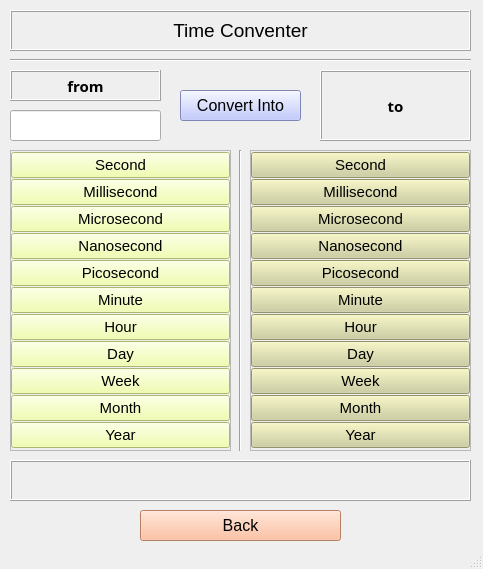
<?xml version="1.0" encoding="UTF-8"?>
<ui version="4.0">
 <class>Time_window</class>
 <widget class="QMainWindow" name="Time_window">
  <property name="geometry">
   <rect>
    <x>0</x>
    <y>0</y>
    <width>483</width>
    <height>569</height>
   </rect>
  </property>
  <property name="windowTitle">
   <string>MainWindow</string>
  </property>
  <widget class="QWidget" name="centralwidget">
   <widget class="QLabel" name="time_label">
    <property name="geometry">
     <rect>
      <x>10</x>
      <y>10</y>
      <width>461</width>
      <height>41</height>
     </rect>
    </property>
    <property name="font">
     <font>
      <pointsize>14</pointsize>
     </font>
    </property>
    <property name="frameShape">
     <enum>QFrame::Box</enum>
    </property>
    <property name="frameShadow">
     <enum>QFrame::Raised</enum>
    </property>
    <property name="text">
     <string>Time Conventer</string>
    </property>
    <property name="alignment">
     <set>Qt::AlignCenter</set>
    </property>
   </widget>
   <widget class="QLabel" name="from_label">
    <property name="geometry">
     <rect>
      <x>10</x>
      <y>70</y>
      <width>151</width>
      <height>31</height>
     </rect>
    </property>
    <property name="font">
     <font>
      <family>Microsoft Tai Le</family>
      <pointsize>11</pointsize>
      <weight>75</weight>
      <bold>true</bold>
     </font>
    </property>
    <property name="frameShape">
     <enum>QFrame::Box</enum>
    </property>
    <property name="frameShadow">
     <enum>QFrame::Raised</enum>
    </property>
    <property name="text">
     <string>from</string>
    </property>
    <property name="alignment">
     <set>Qt::AlignCenter</set>
    </property>
    <property name="wordWrap">
     <bool>true</bool>
    </property>
   </widget>
   <widget class="QLabel" name="to_label">
    <property name="geometry">
     <rect>
      <x>320</x>
      <y>70</y>
      <width>151</width>
      <height>71</height>
     </rect>
    </property>
    <property name="font">
     <font>
      <family>Microsoft Tai Le</family>
      <pointsize>11</pointsize>
      <weight>75</weight>
      <bold>true</bold>
     </font>
    </property>
    <property name="frameShape">
     <enum>QFrame::Box</enum>
    </property>
    <property name="frameShadow">
     <enum>QFrame::Raised</enum>
    </property>
    <property name="text">
     <string>to</string>
    </property>
    <property name="alignment">
     <set>Qt::AlignCenter</set>
    </property>
    <property name="wordWrap">
     <bool>true</bool>
    </property>
   </widget>
   <widget class="QPushButton" name="convert_button">
    <property name="geometry">
     <rect>
      <x>180</x>
      <y>90</y>
      <width>121</width>
      <height>31</height>
     </rect>
    </property>
    <property name="font">
     <font>
      <pointsize>12</pointsize>
     </font>
    </property>
    <property name="styleSheet">
     <string notr="true">background-color: rgb(176, 187, 255);</string>
    </property>
    <property name="text">
     <string>Convert Into</string>
    </property>
   </widget>
   <widget class="Line" name="line_1">
    <property name="geometry">
     <rect>
      <x>10</x>
      <y>50</y>
      <width>461</width>
      <height>21</height>
     </rect>
    </property>
    <property name="orientation">
     <enum>Qt::Horizontal</enum>
    </property>
   </widget>
   <widget class="Line" name="line_2">
    <property name="geometry">
     <rect>
      <x>230</x>
      <y>150</y>
      <width>20</width>
      <height>301</height>
     </rect>
    </property>
    <property name="orientation">
     <enum>Qt::Vertical</enum>
    </property>
   </widget>
   <widget class="QLineEdit" name="value_line">
    <property name="geometry">
     <rect>
      <x>10</x>
      <y>110</y>
      <width>151</width>
      <height>31</height>
     </rect>
    </property>
    <property name="font">
     <font>
      <pointsize>11</pointsize>
     </font>
    </property>
    <property name="alignment">
     <set>Qt::AlignCenter</set>
    </property>
   </widget>
   <widget class="QLabel" name="answer_label">
    <property name="geometry">
     <rect>
      <x>10</x>
      <y>460</y>
      <width>461</width>
      <height>41</height>
     </rect>
    </property>
    <property name="font">
     <font>
      <pointsize>11</pointsize>
     </font>
    </property>
    <property name="frameShape">
     <enum>QFrame::Box</enum>
    </property>
    <property name="frameShadow">
     <enum>QFrame::Raised</enum>
    </property>
    <property name="text">
     <string/>
    </property>
    <property name="alignment">
     <set>Qt::AlignCenter</set>
    </property>
    <property name="wordWrap">
     <bool>true</bool>
    </property>
   </widget>
   <widget class="QPushButton" name="back_button">
    <property name="geometry">
     <rect>
      <x>140</x>
      <y>510</y>
      <width>201</width>
      <height>31</height>
     </rect>
    </property>
    <property name="font">
     <font>
      <pointsize>12</pointsize>
     </font>
    </property>
    <property name="styleSheet">
     <string notr="true">background-color: rgb(255, 177, 138);</string>
    </property>
    <property name="text">
     <string>Back</string>
    </property>
   </widget>
   <widget class="QFrame" name="frame_1">
    <property name="geometry">
     <rect>
      <x>10</x>
      <y>150</y>
      <width>221</width>
      <height>301</height>
     </rect>
    </property>
    <property name="frameShape">
     <enum>QFrame::StyledPanel</enum>
    </property>
    <property name="frameShadow">
     <enum>QFrame::Raised</enum>
    </property>
    <layout class="QVBoxLayout" name="verticalLayout">
     <property name="spacing">
      <number>0</number>
     </property>
     <property name="leftMargin">
      <number>0</number>
     </property>
     <property name="topMargin">
      <number>0</number>
     </property>
     <property name="rightMargin">
      <number>0</number>
     </property>
     <property name="bottomMargin">
      <number>0</number>
     </property>
     <item>
      <widget class="QPushButton" name="second_button">
       <property name="font">
        <font>
         <pointsize>11</pointsize>
        </font>
       </property>
       <property name="styleSheet">
        <string notr="true">background-color: rgb(239, 255, 155);</string>
       </property>
       <property name="text">
        <string>Second</string>
       </property>
      </widget>
     </item>
     <item>
      <widget class="QPushButton" name="mili_button">
       <property name="font">
        <font>
         <pointsize>11</pointsize>
        </font>
       </property>
       <property name="styleSheet">
        <string notr="true">background-color: rgb(239, 255, 155);</string>
       </property>
       <property name="text">
        <string>Millisecond</string>
       </property>
      </widget>
     </item>
     <item>
      <widget class="QPushButton" name="micro_button">
       <property name="font">
        <font>
         <pointsize>11</pointsize>
        </font>
       </property>
       <property name="styleSheet">
        <string notr="true">background-color: rgb(239, 255, 155);</string>
       </property>
       <property name="text">
        <string>Microsecond</string>
       </property>
      </widget>
     </item>
     <item>
      <widget class="QPushButton" name="nano_button">
       <property name="font">
        <font>
         <pointsize>11</pointsize>
        </font>
       </property>
       <property name="styleSheet">
        <string notr="true">background-color: rgb(239, 255, 155);</string>
       </property>
       <property name="text">
        <string>Nanosecond</string>
       </property>
      </widget>
     </item>
     <item>
      <widget class="QPushButton" name="pico_button">
       <property name="font">
        <font>
         <pointsize>11</pointsize>
        </font>
       </property>
       <property name="styleSheet">
        <string notr="true">background-color: rgb(239, 255, 155);</string>
       </property>
       <property name="text">
        <string>Picosecond</string>
       </property>
      </widget>
     </item>
     <item>
      <widget class="QPushButton" name="minute_button">
       <property name="font">
        <font>
         <pointsize>11</pointsize>
        </font>
       </property>
       <property name="styleSheet">
        <string notr="true">background-color: rgb(239, 255, 155);</string>
       </property>
       <property name="text">
        <string>Minute</string>
       </property>
      </widget>
     </item>
     <item>
      <widget class="QPushButton" name="hour_button">
       <property name="font">
        <font>
         <pointsize>11</pointsize>
        </font>
       </property>
       <property name="styleSheet">
        <string notr="true">background-color: rgb(239, 255, 155);</string>
       </property>
       <property name="text">
        <string>Hour</string>
       </property>
      </widget>
     </item>
     <item>
      <widget class="QPushButton" name="day_button">
       <property name="font">
        <font>
         <pointsize>11</pointsize>
        </font>
       </property>
       <property name="styleSheet">
        <string notr="true">background-color: rgb(239, 255, 155);</string>
       </property>
       <property name="text">
        <string>Day</string>
       </property>
      </widget>
     </item>
     <item>
      <widget class="QPushButton" name="week_button">
       <property name="font">
        <font>
         <pointsize>11</pointsize>
        </font>
       </property>
       <property name="styleSheet">
        <string notr="true">background-color: rgb(239, 255, 155);</string>
       </property>
       <property name="text">
        <string>Week</string>
       </property>
      </widget>
     </item>
     <item>
      <widget class="QPushButton" name="month_button">
       <property name="font">
        <font>
         <pointsize>11</pointsize>
        </font>
       </property>
       <property name="styleSheet">
        <string notr="true">background-color: rgb(239, 255, 155);</string>
       </property>
       <property name="text">
        <string>Month</string>
       </property>
      </widget>
     </item>
     <item>
      <widget class="QPushButton" name="year_button">
       <property name="font">
        <font>
         <pointsize>11</pointsize>
        </font>
       </property>
       <property name="styleSheet">
        <string notr="true">background-color: rgb(239, 255, 155);</string>
       </property>
       <property name="text">
        <string>Year</string>
       </property>
      </widget>
     </item>
    </layout>
   </widget>
   <widget class="QFrame" name="frame_2">
    <property name="geometry">
     <rect>
      <x>250</x>
      <y>150</y>
      <width>221</width>
      <height>301</height>
     </rect>
    </property>
    <property name="frameShape">
     <enum>QFrame::StyledPanel</enum>
    </property>
    <property name="frameShadow">
     <enum>QFrame::Raised</enum>
    </property>
    <layout class="QVBoxLayout" name="verticalLayout_2">
     <property name="spacing">
      <number>0</number>
     </property>
     <property name="leftMargin">
      <number>0</number>
     </property>
     <property name="topMargin">
      <number>0</number>
     </property>
     <property name="rightMargin">
      <number>0</number>
     </property>
     <property name="bottomMargin">
      <number>0</number>
     </property>
     <item>
      <widget class="QPushButton" name="second_button_2">
       <property name="font">
        <font>
         <pointsize>11</pointsize>
        </font>
       </property>
       <property name="styleSheet">
        <string notr="true">background-color: rgb(206, 206, 154);</string>
       </property>
       <property name="text">
        <string>Second</string>
       </property>
      </widget>
     </item>
     <item>
      <widget class="QPushButton" name="mili_button_2">
       <property name="font">
        <font>
         <pointsize>11</pointsize>
        </font>
       </property>
       <property name="styleSheet">
        <string notr="true">background-color: rgb(206, 206, 154);</string>
       </property>
       <property name="text">
        <string>Millisecond</string>
       </property>
      </widget>
     </item>
     <item>
      <widget class="QPushButton" name="micro_button_2">
       <property name="font">
        <font>
         <pointsize>11</pointsize>
        </font>
       </property>
       <property name="styleSheet">
        <string notr="true">background-color: rgb(206, 206, 154);</string>
       </property>
       <property name="text">
        <string>Microsecond</string>
       </property>
      </widget>
     </item>
     <item>
      <widget class="QPushButton" name="nano_button_2">
       <property name="font">
        <font>
         <pointsize>11</pointsize>
        </font>
       </property>
       <property name="styleSheet">
        <string notr="true">background-color: rgb(206, 206, 154);</string>
       </property>
       <property name="text">
        <string>Nanosecond</string>
       </property>
      </widget>
     </item>
     <item>
      <widget class="QPushButton" name="pico_button_2">
       <property name="font">
        <font>
         <pointsize>11</pointsize>
        </font>
       </property>
       <property name="styleSheet">
        <string notr="true">background-color: rgb(206, 206, 154);</string>
       </property>
       <property name="text">
        <string>Picosecond</string>
       </property>
      </widget>
     </item>
     <item>
      <widget class="QPushButton" name="minute_button_2">
       <property name="font">
        <font>
         <pointsize>11</pointsize>
        </font>
       </property>
       <property name="styleSheet">
        <string notr="true">background-color: rgb(206, 206, 154);</string>
       </property>
       <property name="text">
        <string>Minute</string>
       </property>
      </widget>
     </item>
     <item>
      <widget class="QPushButton" name="hour_button_2">
       <property name="font">
        <font>
         <pointsize>11</pointsize>
        </font>
       </property>
       <property name="styleSheet">
        <string notr="true">background-color: rgb(206, 206, 154);</string>
       </property>
       <property name="text">
        <string>Hour</string>
       </property>
      </widget>
     </item>
     <item>
      <widget class="QPushButton" name="day_button_2">
       <property name="font">
        <font>
         <pointsize>11</pointsize>
        </font>
       </property>
       <property name="styleSheet">
        <string notr="true">background-color: rgb(206, 206, 154);</string>
       </property>
       <property name="text">
        <string>Day</string>
       </property>
      </widget>
     </item>
     <item>
      <widget class="QPushButton" name="week_button_2">
       <property name="font">
        <font>
         <pointsize>11</pointsize>
        </font>
       </property>
       <property name="styleSheet">
        <string notr="true">background-color: rgb(206, 206, 154);</string>
       </property>
       <property name="text">
        <string>Week</string>
       </property>
      </widget>
     </item>
     <item>
      <widget class="QPushButton" name="month_button_2">
       <property name="font">
        <font>
         <pointsize>11</pointsize>
        </font>
       </property>
       <property name="styleSheet">
        <string notr="true">background-color: rgb(206, 206, 154);</string>
       </property>
       <property name="text">
        <string>Month</string>
       </property>
      </widget>
     </item>
     <item>
      <widget class="QPushButton" name="year_button_2">
       <property name="font">
        <font>
         <pointsize>11</pointsize>
        </font>
       </property>
       <property name="styleSheet">
        <string notr="true">background-color: rgb(206, 206, 154);</string>
       </property>
       <property name="text">
        <string>Year</string>
       </property>
      </widget>
     </item>
    </layout>
   </widget>
  </widget>
  <widget class="QStatusBar" name="statusbar"/>
 </widget>
 <resources/>
 <connections/>
</ui>
